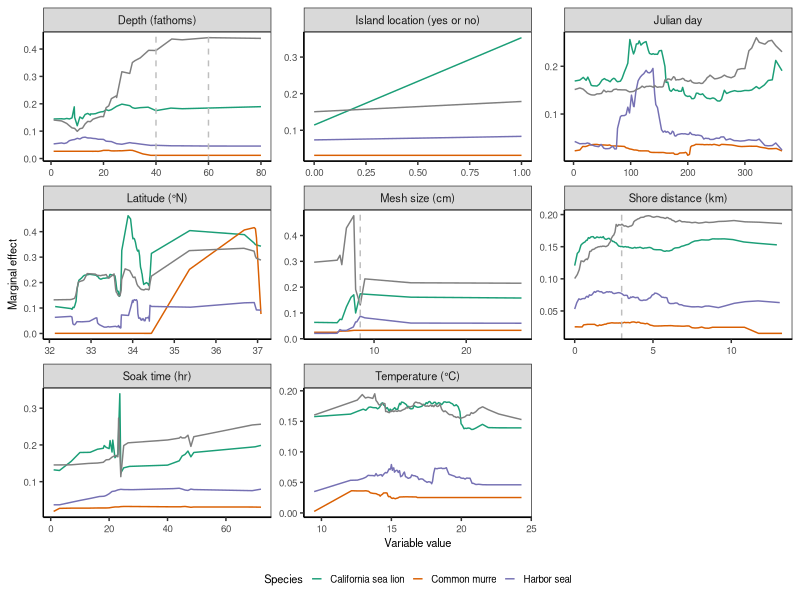
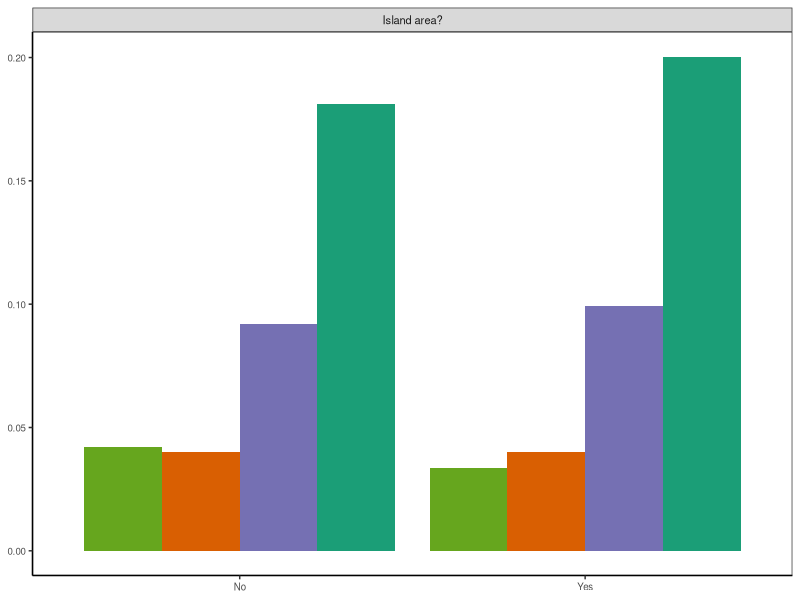
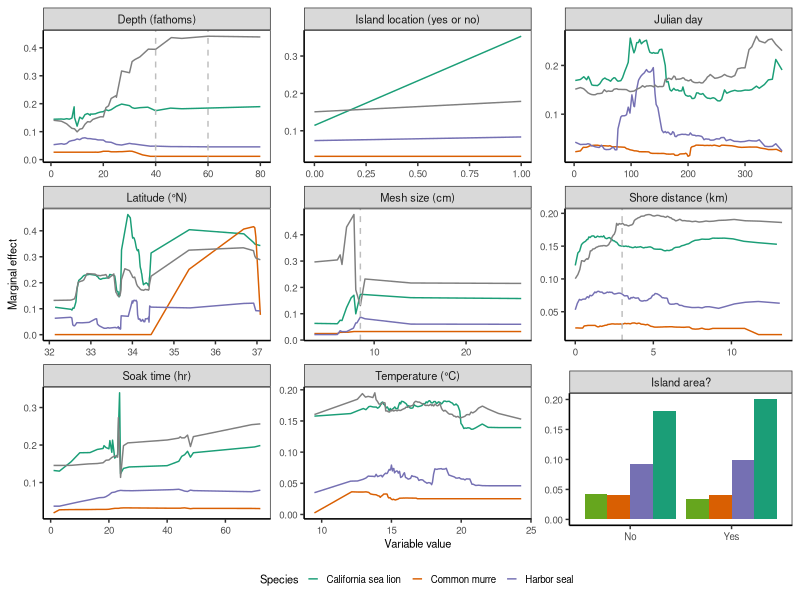

The R source for these figures, in order: (Note: this script raises an error after producing the figures.)

# Clear workspace
rm(list = ls())

# Setup
################################################################################

# Packages
library(tidyverse)
library(cowplot)

# Directories
plotdir <- "figures"


# Read data
################################################################################

data <- read.csv("model_result/marginal_effects.csv")

data_cat <- read.csv("model_result/categorical_marginal_effects.csv")

# Reorder categorical data
################################################################################

data <- data %>%
  filter(species != "Harbor porpoise")

data_cat <- data_cat %>%
  mutate(species = species %>% fct_reorder(prob)) %>%
  filter(species != "Harbor porpoise")

# Plot data
################################################################################

# Theme
base_theme <-  theme(axis.text=element_text(size=7),
                     axis.title=element_text(size=8),
                     legend.text=element_text(size=7),
                     legend.title=element_text(size=8),
                     strip.text=element_text(size=8),
                     # Gridlines
                     panel.grid.major = element_blank(), 
                     panel.grid.minor = element_blank(),
                     panel.background = element_blank(), 
                     axis.line = element_line(colour = "black"),
                     # Legend
                     legend.background = element_rect(fill=alpha('blue', 0)))

# Plot

# specify the species color
species_color <- c("California sea lion" = "#1B9E77", "Common murre" = "#D95F02", "Harbor seal" = "#7570B3", "Northern elephant seal" = "#66A61E")

# create dataframe of vertical dashed lines
vline <- data.frame(xintercept = c(40, 60, 3, 8.5),
                    variable = c("Depth (fathoms)", "Depth (fathoms)", "Shore distance (km)", "Mesh size (cm)"))

main_plot <- ggplot(data, aes(x=value, y=prob, color=species)) +
  facet_wrap(~variable, ncol=3, scales="free") +
  geom_line() +
  geom_vline(data = vline, aes(xintercept = xintercept), linetype = "dashed", color = "gray") +
  # Labels
  labs(x="Variable value", y="Marginal effect") +
  # Legend
  scale_colour_manual(name="Species", values = species_color) +
  # Theme
  theme_bw() + base_theme +
  theme(legend.key.size=unit(0.3, "cm"),
        legend.position = "bottom")

main_plot


insert_plot <- ggplot(data_cat, aes(x = value, y = prob, fill=species)) +
  facet_wrap(~variable) +
  geom_bar(stat = "identity", position = "dodge") +
  # fill color
  scale_fill_manual(values = species_color) +
  # Theme
  theme_bw() + base_theme +
  theme(legend.position = "none",
        axis.title.x = element_blank(),
        axis.title.y = element_blank())
  
insert_plot

# use cowplot package, we can insert categorical plot inside

plot_with_insert <-
  ggdraw() +
  draw_plot(main_plot) +
  draw_plot(insert_plot, x = 0.67, y = 0.085, width = 0.33, height = 0.31)

plot_with_insert


  
# Export
ggsave(plot_with_insert, filename=file.path(plotdir, "Fig5_marginal_effects.png"), 
       width=6, height=6.5, units="in", dpi=600)








